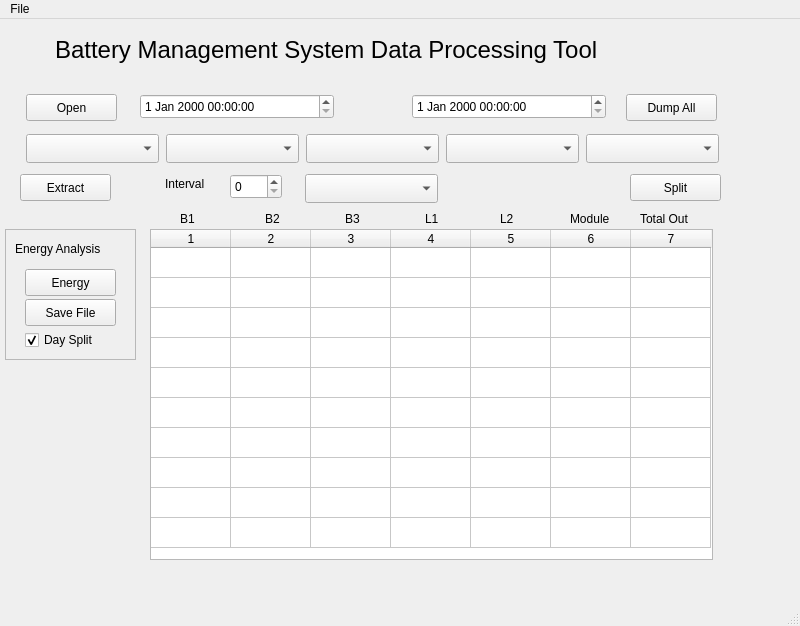
<?xml version="1.0" encoding="UTF-8"?>
<ui version="4.0">
 <class>DataProcessingMainWindow</class>
 <widget class="QMainWindow" name="DataProcessingMainWindow">
  <property name="geometry">
   <rect>
    <x>0</x>
    <y>0</y>
    <width>800</width>
    <height>626</height>
   </rect>
  </property>
  <property name="windowTitle">
   <string>MainWindow</string>
  </property>
  <widget class="QWidget" name="centralwidget">
   <widget class="QPushButton" name="openReadFileButton">
    <property name="geometry">
     <rect>
      <x>26</x>
      <y>75</y>
      <width>91</width>
      <height>27</height>
     </rect>
    </property>
    <property name="toolTip">
     <string>Open a txt file for processing</string>
    </property>
    <property name="text">
     <string>Open</string>
    </property>
   </widget>
   <widget class="QLabel" name="label">
    <property name="geometry">
     <rect>
      <x>55</x>
      <y>10</y>
      <width>615</width>
      <height>41</height>
     </rect>
    </property>
    <property name="font">
     <font>
      <pointsize>18</pointsize>
     </font>
    </property>
    <property name="text">
     <string>Battery Management System Data Processing Tool</string>
    </property>
   </widget>
   <widget class="QDateTimeEdit" name="startTime">
    <property name="geometry">
     <rect>
      <x>140</x>
      <y>75</y>
      <width>194</width>
      <height>25</height>
     </rect>
    </property>
   </widget>
   <widget class="QDateTimeEdit" name="endTime">
    <property name="geometry">
     <rect>
      <x>412</x>
      <y>75</y>
      <width>194</width>
      <height>25</height>
     </rect>
    </property>
   </widget>
   <widget class="QComboBox" name="recordType_1">
    <property name="geometry">
     <rect>
      <x>26</x>
      <y>115</y>
      <width>133</width>
      <height>29</height>
     </rect>
    </property>
    <property name="toolTip">
     <string>&lt;html&gt;&lt;head/&gt;&lt;body&gt;&lt;p&gt;Field to extract.&lt;/p&gt;&lt;/body&gt;&lt;/html&gt;</string>
    </property>
   </widget>
   <widget class="QComboBox" name="recordType_2">
    <property name="geometry">
     <rect>
      <x>166</x>
      <y>115</y>
      <width>133</width>
      <height>29</height>
     </rect>
    </property>
    <property name="toolTip">
     <string>&lt;html&gt;&lt;head/&gt;&lt;body&gt;&lt;p&gt;Field to extract.&lt;/p&gt;&lt;/body&gt;&lt;/html&gt;</string>
    </property>
   </widget>
   <widget class="QComboBox" name="recordType_3">
    <property name="geometry">
     <rect>
      <x>306</x>
      <y>115</y>
      <width>133</width>
      <height>29</height>
     </rect>
    </property>
    <property name="toolTip">
     <string>&lt;html&gt;&lt;head/&gt;&lt;body&gt;&lt;p&gt;Field to extract.&lt;/p&gt;&lt;/body&gt;&lt;/html&gt;</string>
    </property>
   </widget>
   <widget class="QPushButton" name="extractButton">
    <property name="geometry">
     <rect>
      <x>20</x>
      <y>155</y>
      <width>91</width>
      <height>27</height>
     </rect>
    </property>
    <property name="toolTip">
     <string>&lt;html&gt;&lt;head/&gt;&lt;body&gt;&lt;p&gt;Extracts and interprets data between the given times in csv form suitable for spreadsheet.&lt;/p&gt;&lt;/body&gt;&lt;/html&gt;</string>
    </property>
    <property name="text">
     <string>Extract</string>
    </property>
   </widget>
   <widget class="QSpinBox" name="intervalSpinBox">
    <property name="geometry">
     <rect>
      <x>230</x>
      <y>155</y>
      <width>52</width>
      <height>25</height>
     </rect>
    </property>
    <property name="toolTip">
     <string>Select the sample interval for data extraction</string>
    </property>
   </widget>
   <widget class="QComboBox" name="intervalType">
    <property name="geometry">
     <rect>
      <x>305</x>
      <y>155</y>
      <width>133</width>
      <height>29</height>
     </rect>
    </property>
    <property name="toolTip">
     <string>Select whether to use average, maximum or first sample in the interval</string>
    </property>
   </widget>
   <widget class="QPushButton" name="dumpAllButton">
    <property name="geometry">
     <rect>
      <x>626</x>
      <y>75</y>
      <width>91</width>
      <height>27</height>
     </rect>
    </property>
    <property name="toolTip">
     <string>&lt;html&gt;&lt;head/&gt;&lt;body&gt;&lt;p&gt;Extracts and interprets all data in csv form suitable for spreadsheet&lt;/p&gt;&lt;/body&gt;&lt;/html&gt;</string>
    </property>
    <property name="text">
     <string>Dump All</string>
    </property>
   </widget>
   <widget class="QTableWidget" name="energyView">
    <property name="geometry">
     <rect>
      <x>150</x>
      <y>210</y>
      <width>563</width>
      <height>331</height>
     </rect>
    </property>
    <property name="verticalScrollBarPolicy">
     <enum>Qt::ScrollBarAsNeeded</enum>
    </property>
    <property name="horizontalScrollBarPolicy">
     <enum>Qt::ScrollBarAlwaysOff</enum>
    </property>
    <property name="cornerButtonEnabled">
     <bool>false</bool>
    </property>
    <property name="rowCount">
     <number>10</number>
    </property>
    <property name="columnCount">
     <number>7</number>
    </property>
    <attribute name="horizontalHeaderDefaultSectionSize">
     <number>80</number>
    </attribute>
    <attribute name="verticalHeaderVisible">
     <bool>false</bool>
    </attribute>
    <row/>
    <row/>
    <row/>
    <row/>
    <row/>
    <row/>
    <row/>
    <row/>
    <row/>
    <row/>
    <column/>
    <column/>
    <column/>
    <column/>
    <column/>
    <column/>
    <column/>
   </widget>
   <widget class="QComboBox" name="recordType_4">
    <property name="geometry">
     <rect>
      <x>446</x>
      <y>115</y>
      <width>133</width>
      <height>29</height>
     </rect>
    </property>
    <property name="toolTip">
     <string>&lt;html&gt;&lt;head/&gt;&lt;body&gt;&lt;p&gt;Field to extract.&lt;/p&gt;&lt;/body&gt;&lt;/html&gt;</string>
    </property>
   </widget>
   <widget class="QComboBox" name="recordType_5">
    <property name="geometry">
     <rect>
      <x>586</x>
      <y>115</y>
      <width>133</width>
      <height>29</height>
     </rect>
    </property>
    <property name="toolTip">
     <string>&lt;html&gt;&lt;head/&gt;&lt;body&gt;&lt;p&gt;Field to extract.&lt;/p&gt;&lt;/body&gt;&lt;/html&gt;</string>
    </property>
   </widget>
   <widget class="QPushButton" name="splitButton">
    <property name="geometry">
     <rect>
      <x>630</x>
      <y>155</y>
      <width>91</width>
      <height>27</height>
     </rect>
    </property>
    <property name="toolTip">
     <string>&lt;html&gt;&lt;head/&gt;&lt;body&gt;&lt;p&gt;Extracts and interprets all data between given times in csv form and splits into individual day records.&lt;/p&gt;&lt;/body&gt;&lt;/html&gt;</string>
    </property>
    <property name="text">
     <string>Split</string>
    </property>
   </widget>
   <widget class="QFrame" name="frame">
    <property name="geometry">
     <rect>
      <x>5</x>
      <y>210</y>
      <width>131</width>
      <height>131</height>
     </rect>
    </property>
    <property name="frameShape">
     <enum>QFrame::StyledPanel</enum>
    </property>
    <property name="frameShadow">
     <enum>QFrame::Raised</enum>
    </property>
    <widget class="QPushButton" name="energyButton">
     <property name="geometry">
      <rect>
       <x>20</x>
       <y>40</y>
       <width>91</width>
       <height>27</height>
      </rect>
     </property>
     <property name="toolTip">
      <string>Energy balance (AH) for all batteries and sources over the given time interval</string>
     </property>
     <property name="text">
      <string>Energy</string>
     </property>
    </widget>
    <widget class="QPushButton" name="energySaveButton">
     <property name="geometry">
      <rect>
       <x>20</x>
       <y>70</y>
       <width>91</width>
       <height>27</height>
      </rect>
     </property>
     <property name="toolTip">
      <string>Save energy balance as a csv file</string>
     </property>
     <property name="text">
      <string>Save File</string>
     </property>
    </widget>
    <widget class="QCheckBox" name="energySplitCheckBox">
     <property name="geometry">
      <rect>
       <x>20</x>
       <y>100</y>
       <width>93</width>
       <height>22</height>
      </rect>
     </property>
     <property name="toolTip">
      <string>Split the energy balance daily over the time period and record as a table.</string>
     </property>
     <property name="text">
      <string>Day Split</string>
     </property>
     <property name="checked">
      <bool>true</bool>
     </property>
    </widget>
    <widget class="QLabel" name="label_2">
     <property name="geometry">
      <rect>
       <x>10</x>
       <y>10</y>
       <width>111</width>
       <height>20</height>
      </rect>
     </property>
     <property name="text">
      <string>Energy Analysis</string>
     </property>
    </widget>
   </widget>
   <widget class="QLabel" name="label_3">
    <property name="geometry">
     <rect>
      <x>180</x>
      <y>190</y>
      <width>26</width>
      <height>20</height>
     </rect>
    </property>
    <property name="text">
     <string>B1</string>
    </property>
   </widget>
   <widget class="QLabel" name="label_4">
    <property name="geometry">
     <rect>
      <x>265</x>
      <y>190</y>
      <width>26</width>
      <height>20</height>
     </rect>
    </property>
    <property name="text">
     <string>B2</string>
    </property>
   </widget>
   <widget class="QLabel" name="label_5">
    <property name="geometry">
     <rect>
      <x>345</x>
      <y>190</y>
      <width>26</width>
      <height>20</height>
     </rect>
    </property>
    <property name="text">
     <string>B3</string>
    </property>
   </widget>
   <widget class="QLabel" name="label_6">
    <property name="geometry">
     <rect>
      <x>640</x>
      <y>190</y>
      <width>71</width>
      <height>20</height>
     </rect>
    </property>
    <property name="text">
     <string>Total Out</string>
    </property>
   </widget>
   <widget class="QLabel" name="label_7">
    <property name="geometry">
     <rect>
      <x>570</x>
      <y>190</y>
      <width>56</width>
      <height>20</height>
     </rect>
    </property>
    <property name="text">
     <string>Module</string>
    </property>
   </widget>
   <widget class="QLabel" name="label_8">
    <property name="geometry">
     <rect>
      <x>425</x>
      <y>190</y>
      <width>26</width>
      <height>20</height>
     </rect>
    </property>
    <property name="text">
     <string>L1</string>
    </property>
   </widget>
   <widget class="QLabel" name="label_9">
    <property name="geometry">
     <rect>
      <x>500</x>
      <y>190</y>
      <width>26</width>
      <height>20</height>
     </rect>
    </property>
    <property name="text">
     <string>L2</string>
    </property>
   </widget>
   <widget class="QLabel" name="label_10">
    <property name="geometry">
     <rect>
      <x>165</x>
      <y>155</y>
      <width>51</width>
      <height>20</height>
     </rect>
    </property>
    <property name="text">
     <string>Interval</string>
    </property>
   </widget>
  </widget>
  <widget class="QMenuBar" name="menubar">
   <property name="geometry">
    <rect>
     <x>0</x>
     <y>0</y>
     <width>800</width>
     <height>27</height>
    </rect>
   </property>
   <widget class="QMenu" name="menuFile">
    <property name="title">
     <string>File</string>
    </property>
    <addaction name="actionOpen_Datafile"/>
   </widget>
   <addaction name="menuFile"/>
  </widget>
  <widget class="QStatusBar" name="statusbar"/>
  <action name="actionOpen_Datafile">
   <property name="text">
    <string>Open Datafile</string>
   </property>
  </action>
 </widget>
 <resources/>
 <connections/>
</ui>
